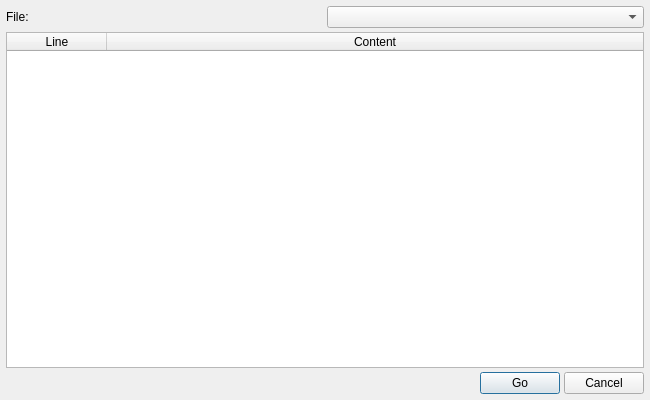
<?xml version="1.0" encoding="UTF-8"?>
<ui version="4.0">
 <class>GoBookmark</class>
 <widget class="QDialog" name="GoBookmark">
  <property name="geometry">
   <rect>
    <x>0</x>
    <y>0</y>
    <width>650</width>
    <height>400</height>
   </rect>
  </property>
  <property name="windowTitle">
   <string>Go to Bookmark</string>
  </property>
  <layout class="QVBoxLayout" name="verticalLayout">
   <property name="spacing">
    <number>4</number>
   </property>
   <property name="leftMargin">
    <number>6</number>
   </property>
   <property name="topMargin">
    <number>6</number>
   </property>
   <property name="rightMargin">
    <number>6</number>
   </property>
   <property name="bottomMargin">
    <number>6</number>
   </property>
   <item>
    <layout class="QHBoxLayout" name="fileLayout">
     <property name="spacing">
      <number>4</number>
     </property>
     <item>
      <widget class="QLabel" name="fileLabel">
       <property name="text">
        <string>File:</string>
       </property>
      </widget>
     </item>
     <item>
      <widget class="QComboBox" name="fileCombo">
       <property name="minimumContentsLength">
        <number>30</number>
       </property>
      </widget>
     </item>
    </layout>
   </item>
   <item>
    <widget class="QTableWidget" name="bookmarkTable">
     <property name="alternatingRowColors">
      <bool>true</bool>
     </property>
     <property name="selectionMode">
      <enum>QAbstractItemView::SingleSelection</enum>
     </property>
     <property name="selectionBehavior">
      <enum>QAbstractItemView::SelectRows</enum>
     </property>
     <property name="editTriggers">
      <set>QAbstractItemView::NoEditTriggers</set>
     </property>
     <attribute name="horizontalHeaderStretchLastSection">
      <bool>true</bool>
     </attribute>
     <column>
      <property name="text">
       <string>Line</string>
      </property>
     </column>
     <column>
      <property name="text">
       <string>Content</string>
      </property>
     </column>
    </widget>
   </item>
   <item>
    <layout class="QHBoxLayout" name="buttonLayout">
     <property name="spacing">
      <number>4</number>
     </property>
     <item>
      <spacer name="buttonSpacer">
       <property name="orientation">
        <enum>Qt::Horizontal</enum>
       </property>
       <property name="sizeHint" stdset="0">
        <size>
         <width>40</width>
         <height>20</height>
        </size>
       </property>
      </spacer>
     </item>
     <item>
      <widget class="QPushButton" name="goBtn">
       <property name="text">
        <string>Go</string>
       </property>
       <property name="default">
        <bool>true</bool>
       </property>
      </widget>
     </item>
     <item>
      <widget class="QPushButton" name="cancelBtn">
       <property name="text">
        <string>Cancel</string>
       </property>
      </widget>
     </item>
    </layout>
   </item>
  </layout>
 </widget>
 <resources/>
 <connections/>
</ui>
